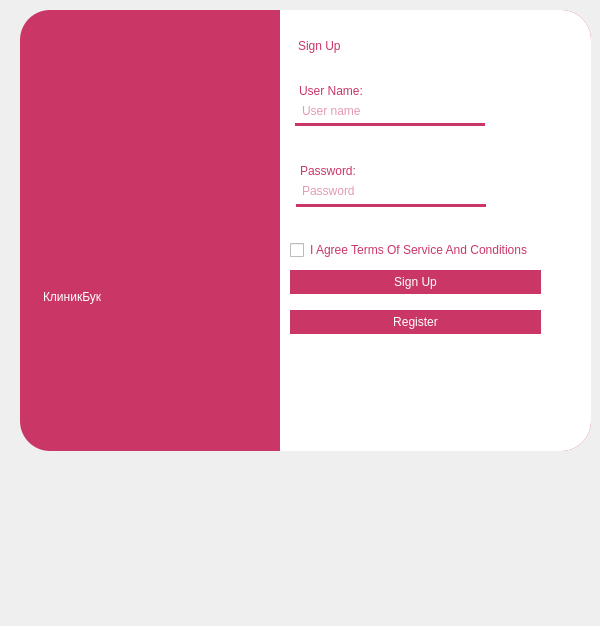
<?xml version="1.0" encoding="UTF-8"?>
<ui version="4.0">
 <class>MainWindow</class>
 <widget class="QWidget" name="MainWindow">
  <property name="geometry">
   <rect>
    <x>0</x>
    <y>0</y>
    <width>600</width>
    <height>626</height>
   </rect>
  </property>
  <property name="windowTitle">
   <string>Form</string>
  </property>
  <widget class="QFrame" name="MainBackground">
   <property name="enabled">
    <bool>true</bool>
   </property>
   <property name="geometry">
    <rect>
     <x>20</x>
     <y>10</y>
     <width>571</width>
     <height>441</height>
    </rect>
   </property>
   <property name="styleSheet">
    <string notr="true">QFrame {
	height:100%; margin:0;
	background-color: #ca3767;
	border-radius: 30px;
}</string>
   </property>
   <property name="frameShape">
    <enum>QFrame::StyledPanel</enum>
   </property>
   <property name="frameShadow">
    <enum>QFrame::Raised</enum>
   </property>
   <widget class="QFrame" name="WhiteColor">
    <property name="enabled">
     <bool>true</bool>
    </property>
    <property name="geometry">
     <rect>
      <x>260</x>
      <y>0</y>
      <width>311</width>
      <height>441</height>
     </rect>
    </property>
    <property name="cursor">
     <cursorShape>ArrowCursor</cursorShape>
    </property>
    <property name="mouseTracking">
     <bool>false</bool>
    </property>
    <property name="tabletTracking">
     <bool>false</bool>
    </property>
    <property name="focusPolicy">
     <enum>Qt::NoFocus</enum>
    </property>
    <property name="contextMenuPolicy">
     <enum>Qt::DefaultContextMenu</enum>
    </property>
    <property name="acceptDrops">
     <bool>false</bool>
    </property>
    <property name="styleSheet">
     <string notr="true">QFrame {
	border: 0;
	background-color: rgb(255, 255, 255);
	border-radius: 30px; 
}</string>
    </property>
    <property name="inputMethodHints">
     <set>Qt::ImhNone</set>
    </property>
    <property name="frameShape">
     <enum>QFrame::NoFrame</enum>
    </property>
    <property name="frameShadow">
     <enum>QFrame::Raised</enum>
    </property>
    <widget class="QFrame" name="frame">
     <property name="enabled">
      <bool>true</bool>
     </property>
     <property name="geometry">
      <rect>
       <x>0</x>
       <y>-10</y>
       <width>281</width>
       <height>481</height>
      </rect>
     </property>
     <property name="autoFillBackground">
      <bool>false</bool>
     </property>
     <property name="styleSheet">
      <string notr="true">QFrame {
	background-color: white;
	border: 0;
	border-radius: 0;
}</string>
     </property>
     <property name="locale">
      <locale language="Russian" country="Russia"/>
     </property>
     <property name="inputMethodHints">
      <set>Qt::ImhHiddenText</set>
     </property>
     <property name="frameShape">
      <enum>QFrame::StyledPanel</enum>
     </property>
     <property name="frameShadow">
      <enum>QFrame::Raised</enum>
     </property>
     <widget class="QLabel" name="SIGNUP">
      <property name="geometry">
       <rect>
        <x>18</x>
        <y>30</y>
        <width>101</width>
        <height>31</height>
       </rect>
      </property>
      <property name="styleSheet">
       <string notr="true">QFrame {
	background-color: 0;
	color: #ca3767;
	font: 500 16pt &quot;Montserrat Medium&quot;;	
}
</string>
      </property>
      <property name="text">
       <string>Sign Up</string>
      </property>
     </widget>
     <widget class="QLabel" name="UserName">
      <property name="geometry">
       <rect>
        <x>19</x>
        <y>80</y>
        <width>71</width>
        <height>21</height>
       </rect>
      </property>
      <property name="styleSheet">
       <string notr="true">QFrame {
	background-color: 0;
	color: #ca3767;
	font: 500 9pt &quot;Montserrat Medium&quot;;	
}
</string>
      </property>
      <property name="text">
       <string>User Name:</string>
      </property>
     </widget>
     <widget class="QLabel" name="Password">
      <property name="geometry">
       <rect>
        <x>20</x>
        <y>160</y>
        <width>71</width>
        <height>21</height>
       </rect>
      </property>
      <property name="styleSheet">
       <string notr="true">QFrame {
	background-color: 0;
	color: #ca3767;
	font: 500 9pt &quot;Montserrat Medium&quot;;	
}
</string>
      </property>
      <property name="text">
       <string>Password:</string>
      </property>
     </widget>
     <widget class="Line" name="line">
      <property name="geometry">
       <rect>
        <x>15</x>
        <y>123</y>
        <width>190</width>
        <height>3</height>
       </rect>
      </property>
      <property name="autoFillBackground">
       <bool>false</bool>
      </property>
      <property name="styleSheet">
       <string notr="true">QFrame {
	background-color: #ca3767;
}
</string>
      </property>
      <property name="orientation">
       <enum>Qt::Horizontal</enum>
      </property>
     </widget>
     <widget class="Line" name="line_2">
      <property name="geometry">
       <rect>
        <x>16</x>
        <y>204</y>
        <width>190</width>
        <height>3</height>
       </rect>
      </property>
      <property name="autoFillBackground">
       <bool>false</bool>
      </property>
      <property name="styleSheet">
       <string notr="true">QFrame {
	background-color: #ca3767;
}
</string>
      </property>
      <property name="orientation">
       <enum>Qt::Horizontal</enum>
      </property>
     </widget>
     <widget class="QLineEdit" name="GetPassword">
      <property name="geometry">
       <rect>
        <x>20</x>
        <y>180</y>
        <width>181</width>
        <height>22</height>
       </rect>
      </property>
      <property name="tabletTracking">
       <bool>false</bool>
      </property>
      <property name="autoFillBackground">
       <bool>false</bool>
      </property>
      <property name="styleSheet">
       <string notr="true">QLineEdit {
	background-color: 0;
	color: #ca3767;
	border: 0;
	font: 500 9pt &quot;Montserrat Medium&quot;;	
}
</string>
      </property>
      <property name="inputMask">
       <string/>
      </property>
      <property name="maxLength">
       <number>20</number>
      </property>
      <property name="echoMode">
       <enum>QLineEdit::Password</enum>
      </property>
      <property name="cursorPosition">
       <number>0</number>
      </property>
      <property name="alignment">
       <set>Qt::AlignLeading|Qt::AlignLeft|Qt::AlignVCenter</set>
      </property>
      <property name="dragEnabled">
       <bool>false</bool>
      </property>
      <property name="readOnly">
       <bool>false</bool>
      </property>
      <property name="placeholderText">
       <string>Password</string>
      </property>
      <property name="cursorMoveStyle">
       <enum>Qt::LogicalMoveStyle</enum>
      </property>
      <property name="clearButtonEnabled">
       <bool>false</bool>
      </property>
     </widget>
     <widget class="QLineEdit" name="GetUserName">
      <property name="geometry">
       <rect>
        <x>20</x>
        <y>100</y>
        <width>181</width>
        <height>22</height>
       </rect>
      </property>
      <property name="tabletTracking">
       <bool>false</bool>
      </property>
      <property name="autoFillBackground">
       <bool>false</bool>
      </property>
      <property name="styleSheet">
       <string notr="true">QLineEdit {
	background-color: 0;
	color: #ca3767;
	border: 0;
	font: 500 9pt &quot;Montserrat Medium&quot;;	
}
</string>
      </property>
      <property name="inputMask">
       <string/>
      </property>
      <property name="maxLength">
       <number>10</number>
      </property>
      <property name="echoMode">
       <enum>QLineEdit::Normal</enum>
      </property>
      <property name="cursorPosition">
       <number>0</number>
      </property>
      <property name="alignment">
       <set>Qt::AlignLeading|Qt::AlignLeft|Qt::AlignVCenter</set>
      </property>
      <property name="dragEnabled">
       <bool>false</bool>
      </property>
      <property name="readOnly">
       <bool>false</bool>
      </property>
      <property name="placeholderText">
       <string>User name</string>
      </property>
      <property name="cursorMoveStyle">
       <enum>Qt::LogicalMoveStyle</enum>
      </property>
      <property name="clearButtonEnabled">
       <bool>false</bool>
      </property>
     </widget>
     <widget class="QCheckBox" name="AgreeCond">
      <property name="geometry">
       <rect>
        <x>10</x>
        <y>240</y>
        <width>271</width>
        <height>20</height>
       </rect>
      </property>
      <property name="styleSheet">
       <string notr="true">QCheckBox {
	background-color: 0;
	color: #ca3767;
	border: 0;
	font: 700 7pt &quot;Montserrat Medium&quot;;	
}
</string>
      </property>
      <property name="text">
       <string>I Agree Terms Of Service And Conditions</string>
      </property>
     </widget>
     <widget class="QPushButton" name="SignUpButton">
      <property name="geometry">
       <rect>
        <x>10</x>
        <y>270</y>
        <width>251</width>
        <height>24</height>
       </rect>
      </property>
      <property name="styleSheet">
       <string notr="true">QPushButton {
	background-color: #ca3767;
	color: white;
	border: 0;
	font: 500 10pt &quot;Montserrat Medium&quot;;	
}

QPushButton:hover {
	background-color: #CA378A;
}</string>
      </property>
      <property name="text">
       <string>Sign Up</string>
      </property>
     </widget>
     <widget class="QPushButton" name="RegisterButton">
      <property name="geometry">
       <rect>
        <x>10</x>
        <y>310</y>
        <width>251</width>
        <height>24</height>
       </rect>
      </property>
      <property name="styleSheet">
       <string notr="true">QPushButton {
	background-color: #ca3767;
	color: white;
	border: 0;
	font: 500 10pt &quot;Montserrat Medium&quot;;	
}

QPushButton:hover {
	background-color: #CA378A;
}
</string>
      </property>
      <property name="text">
       <string>Register</string>
      </property>
     </widget>
     <zorder>line</zorder>
     <zorder>SIGNUP</zorder>
     <zorder>UserName</zorder>
     <zorder>Password</zorder>
     <zorder>line_2</zorder>
     <zorder>GetPassword</zorder>
     <zorder>GetUserName</zorder>
     <zorder>AgreeCond</zorder>
     <zorder>SignUpButton</zorder>
     <zorder>RegisterButton</zorder>
    </widget>
   </widget>
   <widget class="QFrame" name="frame_2">
    <property name="geometry">
     <rect>
      <x>55</x>
      <y>96</y>
      <width>151</width>
      <height>171</height>
     </rect>
    </property>
    <property name="styleSheet">
     <string notr="true">QFrame {
	background-color: rgba(255, 255, 255, 0);
	image: url(:/appIcon.png);
}</string>
    </property>
    <property name="frameShape">
     <enum>QFrame::StyledPanel</enum>
    </property>
    <property name="frameShadow">
     <enum>QFrame::Raised</enum>
    </property>
   </widget>
   <widget class="QLabel" name="ClinicBook">
    <property name="geometry">
     <rect>
      <x>23</x>
      <y>246</y>
      <width>220</width>
      <height>81</height>
     </rect>
    </property>
    <property name="styleSheet">
     <string notr="true">QFrame {
	background-color: 0;
	color: white;
	font: 500 28pt &quot;Montserrat Medium&quot;;	
}
</string>
    </property>
    <property name="text">
     <string>КлиникБук</string>
    </property>
   </widget>
  </widget>
 </widget>
 <resources>
  <include location="source.qrc"/>
 </resources>
 <connections/>
</ui>
